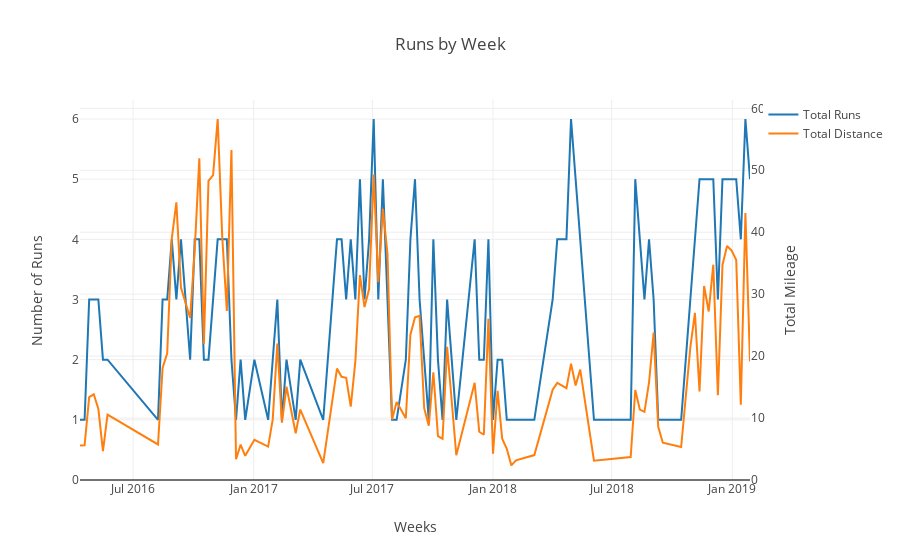

The notebook cell saved with this chart:
### Code cell
iplot(figure) # a little too granular I guess, kind jarring to look at
